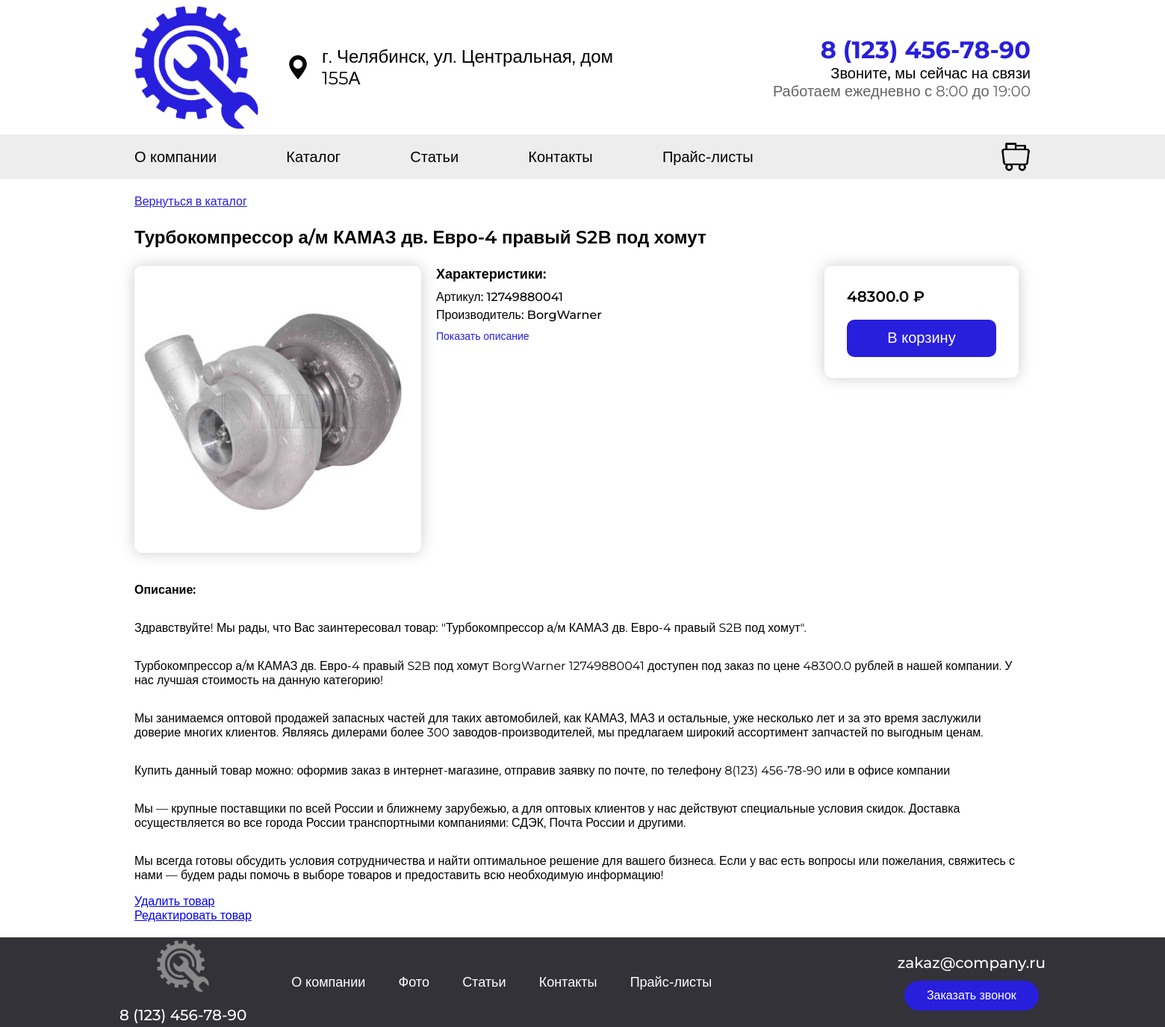
Screenshot of /product/turbokompressor-a-m-kamaz-dv-evro-4-pravyi-s2b-pod-khomut with the database file from the repository.
### app.py (models this page shows, shortened)
class Catalog(db.Model):
    id = db.Column(db.Integer, primary_key=True)
    name = db.Column(db.String(100), nullable=False)
    slug = db.Column(db.String(150), unique = True, nullable=False)
    image = db.Column(db.String(100), nullable=False)
    item = db.Column(db.String(100), nullable=False)
    manufacturer = db.Column(db.String(100), nullable=False)
    cost = db.Column(db.Float, nullable=False)
    description = db.Column(db.String(300), nullable=False)

### app.py (the view)
@app.route('/product/<string:slug>')
def product(slug):
    catalog_item = Catalog.query.filter_by(slug=slug).first_or_404()
    return render_template('product.html', catalog=catalog_item)

### app.py (called while the page is built)
@app.context_processor
def cart_quantity():
    cart = session.get('cart', {})
    quantity = sum(item['quantity'] for item in cart.values()) if cart else 0
    return {'cart_quantity': quantity}

### templates/product.html (shortened to what this page needs)
<html lang="ru">
    <head>
    <link rel="stylesheet" href="{{ url_for('static', filename='css/style.css') }}">
</head>
<body>
    <div class="div-top">
        <div class="div-top1">
            <a href="/"><img src="{{ url_for('static', filename='img/logo.png') }}" class="logo"></a>
            <img src="{{ url_for('static', filename='img/point.png') }}" class="point">
            <a class="adress">г. Челябинск, ул. Центральная, дом 155А</a>
            <div class="div-top-2">
                <div class="div-top2-1">
                <span class="span-top-text-number">
                    <a href="#" class="top-text-number">8 (123) 456-78-90<br></a>
                </span>
                <span class="span-top-text-1">
                    <a class="top-text-1">Звоните, мы сейчас на связи<br></a>
                </span>
                <span class="span-top-text-2">
                    <a class="top-text-2">Работаем ежедневно с 8:00 до 19:00</a>
                </span>
            </div>
        </div>
        </div>
        <div class="div-top-info1">
            <div class="div-top-info2">
                <div class="container-info">
                    <a href="#" class="info-1">О компании</a>
                    <a href="/catalog" class="info-2">Каталог</a>
                    <a href="#" class="info-3">Статьи</a>
                    <a href="#" class="info-4">Контакты</a>
                    <a href="#" class="info-5">Прайс-листы</a>
                </div>
                <div class="div-top-info2-1">
                    <div class="div-top-info2-2">
                        <a href="/cart"><img class="img-cart" src="{{ url_for('static', filename='img/cart.png') }}"></a>
                    </div>
                </div>
            </div>
        </div>
    </div>
    <div class="product-container">
        <div class="product-details">
            <div class="product-details_fir">
            <div class="product-detail-top">
                <a href="/catalog" class="back-link">Вернуться в каталог</a>
                <p class="product-detail-name">{{ catalog.name }}</p>
            </div>
            </div>
            <div class="product-details_fir">
            <div class="product-details1">
                <img class="product-detail-img" src="{{ url_for('static', filename='uploads/' + catalog.image) }}" alt="{{ catalog.name }}">
            </div>
            <div class="product-details2">
                <div class="product-details2_1">
                    <a class="product-detail-top-text">Характеристики:</a>
                    <a class="product-detail-info">Артикул: {{ catalog.item }}</a>
                    <a class="product-detail-info">Производитель: {{ catalog.manufacturer }}</a>
                    <a class="product-detail-info-a" href="#product-description">Показать описание</a>
                </div>
                <div class="product-detail2_21">
                    <div class="product-details2_22">
                        <a class="product-detail-cost"> {{ catalog.cost }} ₽</a><br>
                        <a href="{{ url_for('add_to_cart', product_id=catalog.id) }}"><button type="button" class="product-detail-btn-buy">В корзину</button></a>
                    </div>
                </div>
            </div>
            </div>
        </div>
        <p id="product-description" class="product-detail-description">Описание:</p>
        <p>Здравствуйте! Мы рады, что Вас заинтересовал товар: "{{ catalog.description }}".</p>
        <p>{{ catalog.name }} {{ catalog.manufacturer }} {{ catalog.item }} доступен под заказ по цене {{ catalog.cost }} рублей в нашей компании. У нас лучшая стоимость на данную категорию!</p>
        <p>Мы занимаемся оптовой продажей запасных частей для таких автомобилей, как КАМАЗ, МАЗ и остальные, уже несколько лет и за это время заслужили доверие многих клиентов. Являясь дилерами более 300 заводов-производителей, мы предлагаем широкий ассортимент запчастей по выгодным ценам.</p>
        <p>Купить данный товар можно: оформив заказ в интернет-магазине, отправив заявку по почте, по телефону 8(123) 456-78-90 или в офисе компании</p>
        <p>Мы — крупные поставщики по всей России и ближнему зарубежью, а для оптовых клиентов у нас действуют специальные условия скидок. Доставка осуществляется во все города России транспортными компаниями: СДЭК, Почта России и другими.</p>
        <p>Мы всегда готовы обсудить условия сотрудничества и найти оптимальное решение для вашего бизнеса. Если у вас есть вопросы или пожелания, свяжитесь с нами — будем рады помочь в выборе товаров и предоставить всю необходимую информацию!</p>
        <a href="/product/{{ catalog.slug }}/delete">Удалить товар</a>
        <a href="/product/{{ catalog.slug }}/update">Редактировать товар</a>
    </div>
    <div class="footer">
        <div class="footer_a">
            <div class="footer_logo-num">
                <img class="img-logo-gray" src="{{ url_for('static', filename='img/logo_gray.png') }}"><br><br>
                <a class="footer-number">8 (123) 456-78-90</a>
            </div>
            <div class="footer-info">
                <a href="#" class="footer-info-1">О компании</a>
                <a href="#" class="footer-info-2">Фото</a>
                <a href="/posts" class="footer-info-3">Статьи</a>
                <a href="#" class="footer-info-4">Контакты</a>
                <a href="#" class="footer-info-5">Прайс-листы</a>
            </div>
        </div>
        <div class="footer_b">
            <div class="footer_ba">
                <div class="footer-email"><a class="text-footer-email">zakaz@company.ru</a></div>
                <div class="footer-call-num"><button class="button-footer-call-num" >Заказать звонок</button></div>
            </div>
        </div>
    </div>
</body>
</html>

### rows the page displays
Catalog: name "Турбокомпрессор а/м КАМАЗ дв. Евро-4 правый S2B под хомут", image (picture), item "12749880041", manufacturer "BorgWarner", cost "48300.0", description "Турбокомпрессор а/м КАМАЗ дв. Евро-4 правый S2B под хомут"
